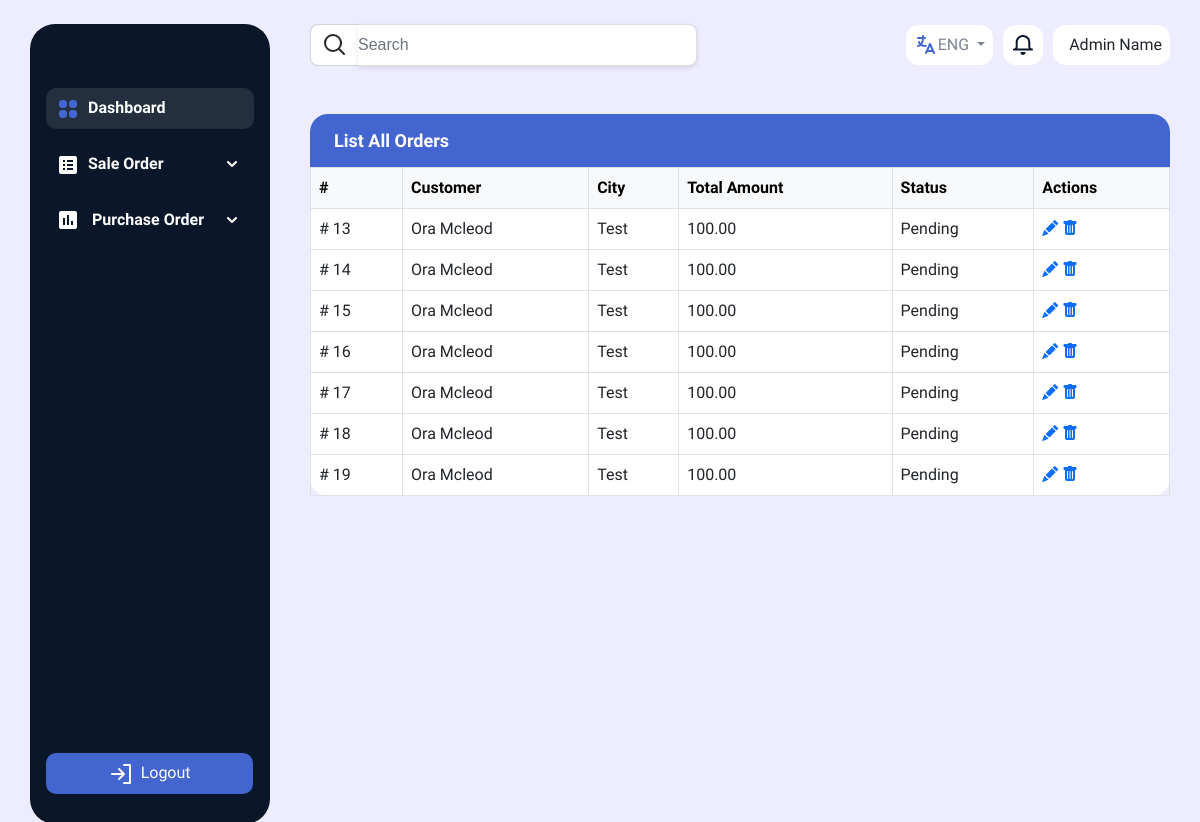
The page /sale_order_list/ on the database as committed earlier.
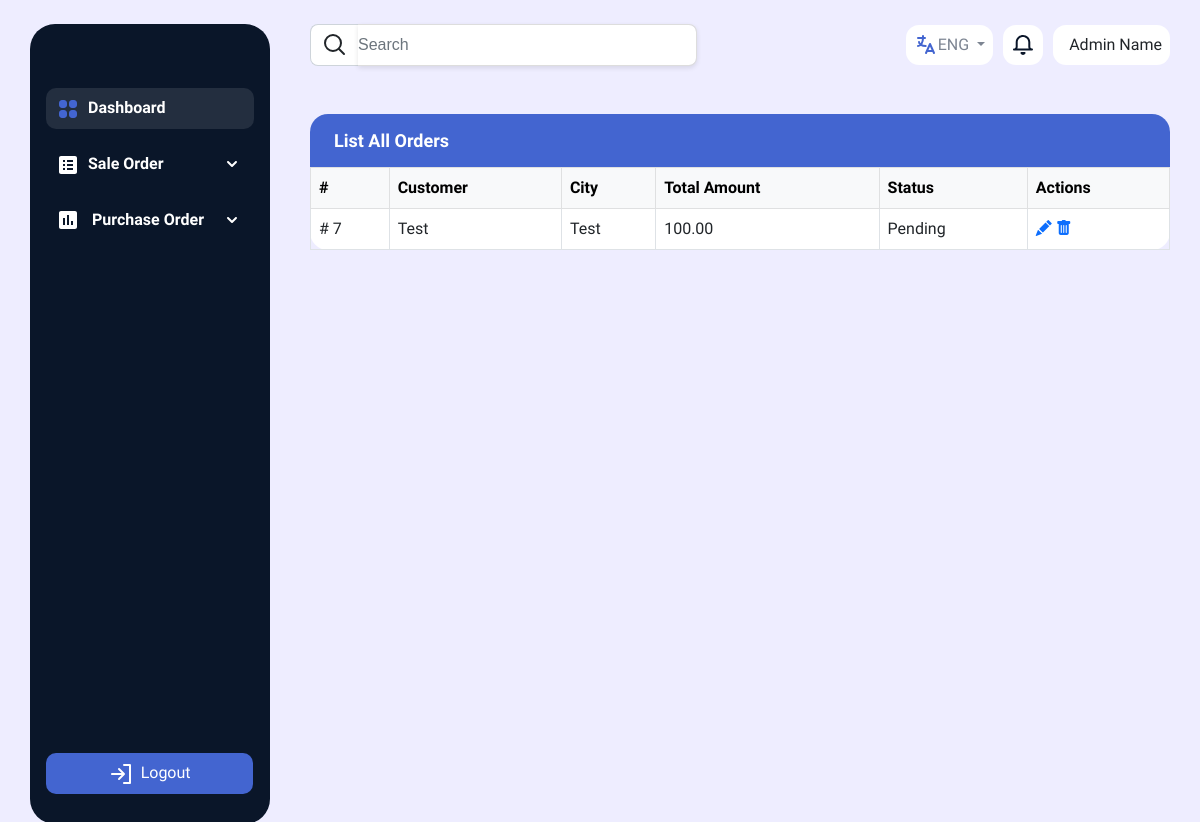
The same page on the database as committed later.
### core/models.py (models this page shows, shortened)
class Order(models.Model):
    customer = models.ForeignKey(Customer, on_delete=models.CASCADE)
    booking_man = models.ForeignKey(BookingMan, on_delete=models.CASCADE)
    area = models.ForeignKey(Area, on_delete=models.CASCADE)
    delivery_man = models.ForeignKey(DeliveryMan, on_delete=models.CASCADE, null=True)
    city = models.ForeignKey(City, on_delete=models.CASCADE)
    products = models.ManyToManyField(Product, through='OrderProduct')
    order_date = models.DateField(auto_now_add=True)
    total_amount = models.DecimalField(max_digits=10, decimal_places=2, default=0, null=True)
    pending_amount = models.DecimalField(max_digits=10, decimal_places=2, default=0)
    paid_amount = models.DecimalField(max_digits=10, decimal_places=2, default=0)
    payment_status = models.CharField(max_length=50, choices=[('PAID', 'PAID'), ('PARTIALLY PAID', 'PARTIALLY PAID')], null=True)
    status = models.CharField(max_length=50, choices=[('Pending', 'Pending'), ('Shipped', 'Shipped'), ('Delivered', 'Delivered'), ('Returned', 'Returned')])

class Customer(models.Model):
    name = models.CharField(max_length=255)
    address = models.TextField()
    phone_number = models.CharField(max_length=15)
    email = models.EmailField()

### configuration/models.py (models this page shows, shortened)
class City(models.Model):
    name = models.CharField(max_length=255)

### core/views.py (the view)
# urls.py: path('sale_order_list/', views.sale_order_list, name='sale_order_list'),
def sale_order_list(request):
    orders = Order.objects.all()
    return render(request, 'saleOrderList.html', {'orders':orders})

### templates/saleOrderList.html (shortened to what this page needs)
{% extends 'base.html' %}
{% load static %}
{% load i18n %}
{% block content %}
  <div class="pt-4">
    <div style="background-color: white; border-radius: 18px;">
      <div class="container-fluid attendence-tab-head d-flex align-items-center py-3" style="background-color: #4365D0; border-radius: 18px; border-bottom-left-radius: 0; border-bottom-right-radius: 0;">
        <h5 class="me-3 mb-0 text-white">List All Orders</h5>
      </div>
      <div class="attendence-table" style="overflow-x:auto;">
        <table class="table table-bordered" style="margin-bottom: 0px;">
          <thead class="table-light">
            <tr>
              <th>#</th>
              <th>Customer</th>
              <th>City</th>
              <th>Total Amount</th>
              <th>Status</th>
              <th>Actions</th>
            </tr>
          </thead>
          {% for order in orders %}
            <tbody id="order-list">
              <td># {{ order.id }}</td>
              <td>{{ order.customer.name }}</td>
              <td>{{ order.city.name }}</td>
              <td>{{ order.total_amount }}</td>
              <td>{{ order.status }}</td>
              <td>
                <a href="/sale_order/{{ order.id }}"><i class="bi bi-pencil-fill"></i></a>
                <a href="{% url 'delete_order' order.id %}"><i class="bi bi-trash-fill"></i></a>
              </td>
            </tbody>
          {% endfor %}
        </table>
      </div>
    </div>
  </div>
{% endblock %}

Rows that differ between the two databases and show on the page:
removed Order: id "13", customer.name "Ora Mcleod", city.name "Test", total_amount "100.00", status "Pending"
removed Order: id "14", customer.name "Ora Mcleod", city.name "Test", total_amount "100.00", status "Pending"
removed Order: id "15", customer.name "Ora Mcleod", city.name "Test", total_amount "100.00", status "Pending"
removed Order: id "16", customer.name "Ora Mcleod", city.name "Test", total_amount "100.00", status "Pending"
removed Order: id "17", customer.name "Ora Mcleod", city.name "Test", total_amount "100.00", status "Pending"
removed Order: id "18", customer.name "Ora Mcleod", city.name "Test", total_amount "100.00", status "Pending"
removed Order: id "19", customer.name "Ora Mcleod", city.name "Test", total_amount "100.00", status "Pending"
added Order: id "7", customer.name "Test", city.name "Test", total_amount "100.00", status "Pending"
